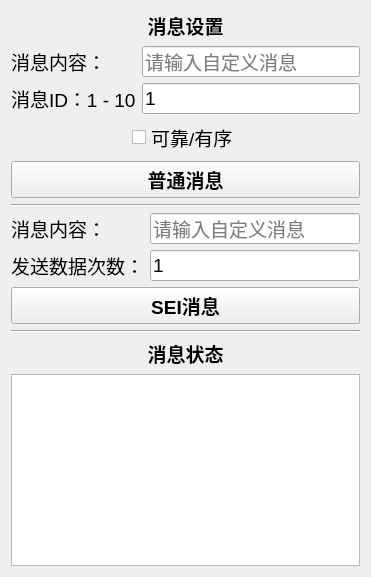
<?xml version="1.0" encoding="UTF-8"?>
<ui version="4.0">
 <class>TestCustomMessageDialog</class>
 <widget class="QDialog" name="TestCustomMessageDialog">
  <property name="geometry">
   <rect>
    <x>0</x>
    <y>0</y>
    <width>371</width>
    <height>507</height>
   </rect>
  </property>
  <property name="windowTitle">
   <string>自定义消息</string>
  </property>
  <property name="styleSheet">
   <string notr="true"/>
  </property>
  <layout class="QVBoxLayout" name="verticalLayout">
   <item>
    <widget class="QLabel" name="label_4">
     <property name="sizePolicy">
      <sizepolicy hsizetype="Preferred" vsizetype="Fixed">
       <horstretch>0</horstretch>
       <verstretch>0</verstretch>
      </sizepolicy>
     </property>
     <property name="font">
      <font>
       <pointsize>14</pointsize>
       <weight>75</weight>
       <bold>true</bold>
      </font>
     </property>
     <property name="layoutDirection">
      <enum>Qt::RightToLeft</enum>
     </property>
     <property name="text">
      <string>消息设置</string>
     </property>
     <property name="alignment">
      <set>Qt::AlignCenter</set>
     </property>
    </widget>
   </item>
   <item>
    <layout class="QGridLayout" name="gridLayout">
     <item row="0" column="1">
      <widget class="QLineEdit" name="lineEditCmdMsg">
       <property name="font">
        <font>
         <pointsize>14</pointsize>
        </font>
       </property>
       <property name="text">
        <string notr="true"/>
       </property>
       <property name="placeholderText">
        <string>请输入自定义消息</string>
       </property>
      </widget>
     </item>
     <item row="0" column="0">
      <widget class="QLabel" name="label">
       <property name="font">
        <font>
         <pointsize>14</pointsize>
        </font>
       </property>
       <property name="text">
        <string>消息内容：</string>
       </property>
       <property name="alignment">
        <set>Qt::AlignLeading|Qt::AlignLeft|Qt::AlignVCenter</set>
       </property>
      </widget>
     </item>
     <item row="2" column="1">
      <widget class="QLineEdit" name="lineEditCmdId">
       <property name="font">
        <font>
         <pointsize>14</pointsize>
        </font>
       </property>
       <property name="text">
        <string notr="true">1</string>
       </property>
       <property name="placeholderText">
        <string>请输入消息ID</string>
       </property>
      </widget>
     </item>
     <item row="2" column="0">
      <widget class="QLabel" name="label_2">
       <property name="font">
        <font>
         <pointsize>14</pointsize>
        </font>
       </property>
       <property name="text">
        <string>消息ID：1 - 10</string>
       </property>
       <property name="alignment">
        <set>Qt::AlignLeading|Qt::AlignLeft|Qt::AlignVCenter</set>
       </property>
      </widget>
     </item>
    </layout>
   </item>
   <item>
    <layout class="QHBoxLayout" name="horizontalLayout">
     <item>
      <spacer name="horizontalSpacer">
       <property name="orientation">
        <enum>Qt::Horizontal</enum>
       </property>
       <property name="sizeHint" stdset="0">
        <size>
         <width>40</width>
         <height>20</height>
        </size>
       </property>
      </spacer>
     </item>
     <item>
      <widget class="QCheckBox" name="checkBoxReliableAndOrdered">
       <property name="font">
        <font>
         <pointsize>14</pointsize>
        </font>
       </property>
       <property name="text">
        <string>可靠/有序</string>
       </property>
      </widget>
     </item>
     <item>
      <spacer name="horizontalSpacer_2">
       <property name="orientation">
        <enum>Qt::Horizontal</enum>
       </property>
       <property name="sizeHint" stdset="0">
        <size>
         <width>40</width>
         <height>20</height>
        </size>
       </property>
      </spacer>
     </item>
    </layout>
   </item>
   <item>
    <widget class="QPushButton" name="pushButtonSendCmdMsg">
     <property name="sizePolicy">
      <sizepolicy hsizetype="Preferred" vsizetype="Fixed">
       <horstretch>0</horstretch>
       <verstretch>0</verstretch>
      </sizepolicy>
     </property>
     <property name="font">
      <font>
       <pointsize>14</pointsize>
       <weight>75</weight>
       <bold>true</bold>
      </font>
     </property>
     <property name="focusPolicy">
      <enum>Qt::NoFocus</enum>
     </property>
     <property name="text">
      <string>普通消息</string>
     </property>
    </widget>
   </item>
   <item>
    <widget class="Line" name="line_2">
     <property name="orientation">
      <enum>Qt::Horizontal</enum>
     </property>
    </widget>
   </item>
   <item>
    <layout class="QGridLayout" name="gridLayout_2">
     <item row="1" column="0">
      <widget class="QLabel" name="label_3">
       <property name="font">
        <font>
         <pointsize>14</pointsize>
        </font>
       </property>
       <property name="text">
        <string>发送数据次数：</string>
       </property>
       <property name="alignment">
        <set>Qt::AlignLeading|Qt::AlignLeft|Qt::AlignVCenter</set>
       </property>
      </widget>
     </item>
     <item row="1" column="1">
      <widget class="QLineEdit" name="lineEditRepeatCount">
       <property name="font">
        <font>
         <pointsize>14</pointsize>
        </font>
       </property>
       <property name="text">
        <string notr="true">1</string>
       </property>
       <property name="placeholderText">
        <string>请输入发送次数</string>
       </property>
      </widget>
     </item>
     <item row="0" column="0">
      <widget class="QLabel" name="label_6">
       <property name="font">
        <font>
         <pointsize>14</pointsize>
        </font>
       </property>
       <property name="text">
        <string>消息内容：</string>
       </property>
      </widget>
     </item>
     <item row="0" column="1">
      <widget class="QLineEdit" name="lineEditSEIMsg">
       <property name="font">
        <font>
         <pointsize>14</pointsize>
        </font>
       </property>
       <property name="placeholderText">
        <string>请输入自定义消息</string>
       </property>
      </widget>
     </item>
    </layout>
   </item>
   <item>
    <widget class="QPushButton" name="pushButtonSendSEIMsg">
     <property name="sizePolicy">
      <sizepolicy hsizetype="Preferred" vsizetype="Fixed">
       <horstretch>0</horstretch>
       <verstretch>0</verstretch>
      </sizepolicy>
     </property>
     <property name="font">
      <font>
       <pointsize>14</pointsize>
       <weight>75</weight>
       <bold>true</bold>
      </font>
     </property>
     <property name="focusPolicy">
      <enum>Qt::NoFocus</enum>
     </property>
     <property name="text">
      <string>SEI消息</string>
     </property>
    </widget>
   </item>
   <item>
    <widget class="Line" name="line">
     <property name="orientation">
      <enum>Qt::Horizontal</enum>
     </property>
    </widget>
   </item>
   <item>
    <widget class="QLabel" name="label_5">
     <property name="sizePolicy">
      <sizepolicy hsizetype="Preferred" vsizetype="Maximum">
       <horstretch>0</horstretch>
       <verstretch>0</verstretch>
      </sizepolicy>
     </property>
     <property name="font">
      <font>
       <pointsize>14</pointsize>
       <weight>75</weight>
       <bold>true</bold>
      </font>
     </property>
     <property name="layoutDirection">
      <enum>Qt::RightToLeft</enum>
     </property>
     <property name="text">
      <string>消息状态</string>
     </property>
     <property name="alignment">
      <set>Qt::AlignCenter</set>
     </property>
    </widget>
   </item>
   <item>
    <widget class="QTextBrowser" name="textBrowserMsgDetail">
     <property name="sizePolicy">
      <sizepolicy hsizetype="Expanding" vsizetype="Fixed">
       <horstretch>0</horstretch>
       <verstretch>0</verstretch>
      </sizepolicy>
     </property>
     <property name="font">
      <font>
       <pointsize>14</pointsize>
      </font>
     </property>
     <property name="documentTitle">
      <string notr="true"/>
     </property>
     <property name="markdown">
      <string notr="true"/>
     </property>
     <property name="html">
      <string notr="true">&lt;!DOCTYPE HTML PUBLIC &quot;-//W3C//DTD HTML 4.0//EN&quot; &quot;http://www.w3.org/TR/REC-html40/strict.dtd&quot;&gt;
&lt;html&gt;&lt;head&gt;&lt;meta name=&quot;qrichtext&quot; content=&quot;1&quot; /&gt;&lt;style type=&quot;text/css&quot;&gt;
p, li { white-space: pre-wrap; }
&lt;/style&gt;&lt;/head&gt;&lt;body style=&quot; font-family:'SimSun'; font-size:14pt; font-weight:400; font-style:normal;&quot;&gt;
&lt;p style=&quot;-qt-paragraph-type:empty; margin-top:0px; margin-bottom:0px; margin-left:0px; margin-right:0px; -qt-block-indent:0; text-indent:0px;&quot;&gt;&lt;br /&gt;&lt;/p&gt;&lt;/body&gt;&lt;/html&gt;</string>
     </property>
     <property name="searchPaths">
      <stringlist notr="true"/>
     </property>
    </widget>
   </item>
   <item>
    <spacer name="verticalSpacer">
     <property name="orientation">
      <enum>Qt::Vertical</enum>
     </property>
     <property name="sizeHint" stdset="0">
      <size>
       <width>20</width>
       <height>40</height>
      </size>
     </property>
    </spacer>
   </item>
  </layout>
 </widget>
 <resources/>
 <connections/>
</ui>
